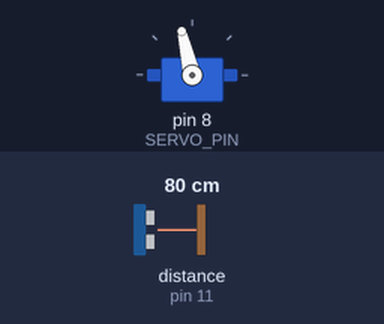
A sketch run on a simulated Arduino Uno, built with avr-gcc and run on an emulated ATmega328P. Shown: servo. The inputs (shaded band) are chosen by the test bench; at power-on: distance to the obstacle (sensor on pin 11) 80 cm. The echo pulse lasts 58.3 µs per cm; what the sketch prints to the serial monitor is not drawn.

Above: at 1.2 s.
1.3 s: distance to the obstacle (sensor on pin 11) set to 18 cm
At 1.65 s:
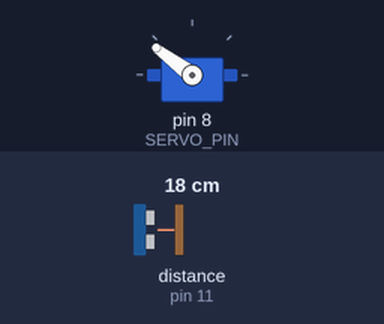
4.3 s: distance to the obstacle (sensor on pin 11) set to 2 cm
At 5.85 s:
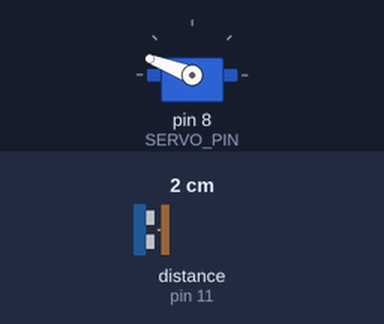
Timing chart, 0 to 13.3 s (numbered marks = the images above; inputs shaded):
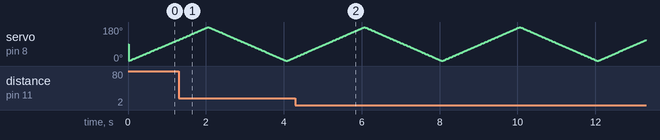

The sketch:

Ultrasonic_Radar_2.0.ino
```cpp
#include <Servo.h>
#include <NewPing.h>

#define TRIGGER_PIN   10
#define ECHO_PIN      11
#define MAX_DISTANCE  50
#define SERVO_PIN     8
#define BAUD_RATE     115200

NewPing sonar(TRIGGER_PIN, ECHO_PIN, MAX_DISTANCE);

unsigned int pingSpeed = 10; // How frequently are we going to send out a ping (in milliseconds). 50ms would be 20 times a second.
unsigned long pingTimer;

//long duration;
int distance;
int angle;                   // current servo position
class Sweeper
{
  Servo servo;              // the servo
  int increment;            // increment to move for each interval
  int  updateInterval;      // interval between updates
  unsigned long lastUpdate; // last update of position

public:
  Sweeper(int interval)
  {
    updateInterval = interval;
    increment = 1;
  }

  void Attach(int pin)
  {
    servo.attach(pin);
  }

  void Detach()
  {
    servo.detach();
  }

  void Update()
  {
    if((millis() - lastUpdate) > updateInterval)  // time to update
    {
      lastUpdate = millis();
      angle += increment;
      servo.write(angle);

      if ((angle >= 180) || (angle <= 0)) // end of sweep
      {
        // reverse direction
        increment = -increment;
      }
    }
  }
};

Sweeper sweeper1(10);


void setup()
{
  Serial.begin(BAUD_RATE); // Open serial monitor at 115200 baud to see ping results.
  pingTimer = millis(); // Start now.
  sweeper1.Attach(SERVO_PIN);

}


void loop()
{
  if (millis() >= pingTimer) {   // pingSpeed milliseconds since last ping, do another ping.
    pingTimer += pingSpeed;      // Set the next ping time.
    sonar.ping_timer(echoCheck); // Send out the ping, calls "echoCheck" function every 24uS where you can check the ping status.
  }

  sweeper1.Update();

  printData();
}

void echoCheck()
{
  if (sonar.check_timer()) { // This is how you check to see if the ping was received.

  distance = (sonar.ping_result / US_ROUNDTRIP_CM);

  }
}

void printData()
{
  // Sends Data to the Radar Application
  Serial.print(angle);
  Serial.print(",");
  Serial.print(distance);
  Serial.print(".");

}
```
